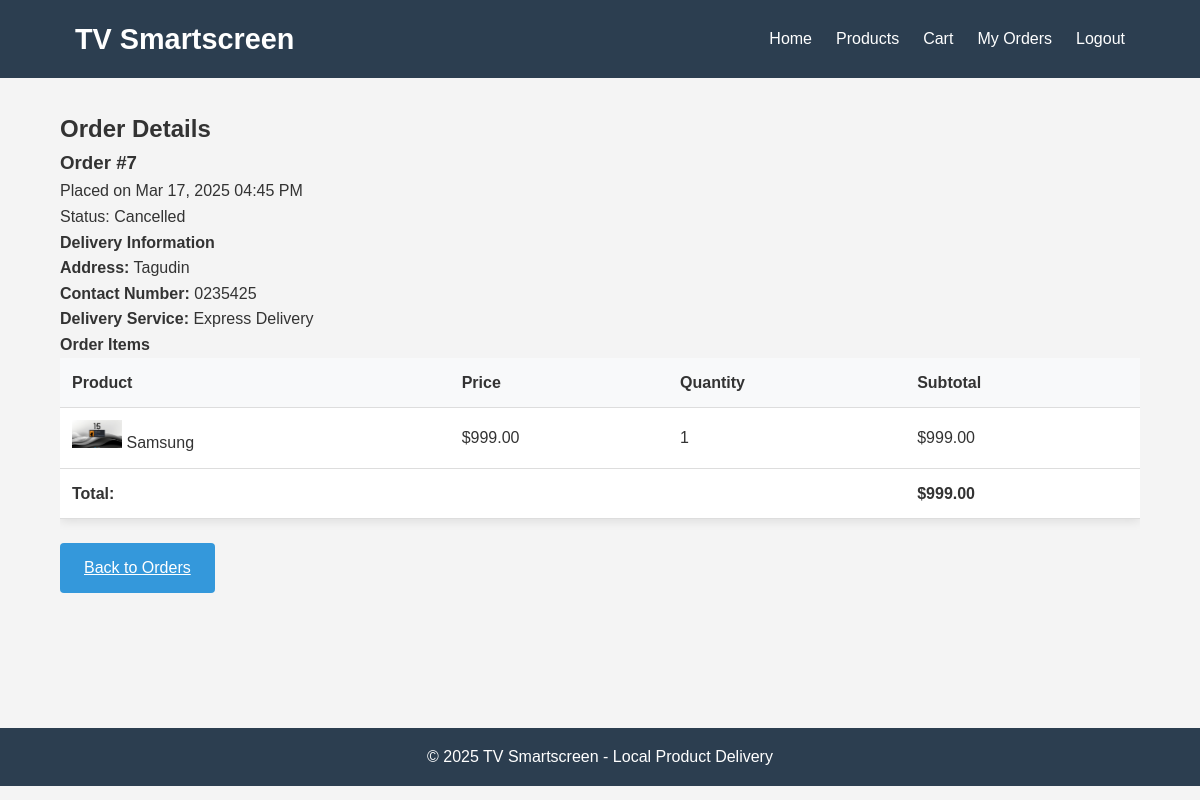
The page /view-order.php?id=7 (signed in) on the database its author committed.
### tables this page shows
CREATE TABLE `orders` (
  `order_id` int(11) NOT NULL,
  `user_id` int(11) DEFAULT NULL,
  `service_id` int(11) DEFAULT NULL,
  `total_amount` decimal(10,2) NOT NULL,
  `delivery_address` text NOT NULL,
  `contact_number` varchar(20) NOT NULL,
  `status` enum('pending','preparing','out_for_delivery','delivered','cancelled') DEFAULT 'pending',
  `created_at` timestamp NOT NULL DEFAULT current_timestamp(),
  `updated_at` timestamp NOT NULL DEFAULT current_timestamp() ON UPDATE current_timestamp()
);

CREATE TABLE `delivery_services` (
  `service_id` int(11) NOT NULL,
  `service_name` varchar(100) NOT NULL,
  `description` text DEFAULT NULL,
  `base_price` decimal(10,2) NOT NULL,
  `is_available` tinyint(1) DEFAULT 1,
  `created_at` timestamp NOT NULL DEFAULT current_timestamp(),
  `updated_at` timestamp NOT NULL DEFAULT current_timestamp() ON UPDATE current_timestamp()
);

CREATE TABLE `order_items` (
  `order_item_id` int(11) NOT NULL,
  `order_id` int(11) DEFAULT NULL,
  `product_id` int(11) DEFAULT NULL,
  `quantity` int(11) NOT NULL,
  `price` decimal(10,2) NOT NULL
);

CREATE TABLE `products` (
  `product_id` int(11) NOT NULL,
  `name` varchar(100) NOT NULL,
  `description` text DEFAULT NULL,
  `price` decimal(10,2) NOT NULL,
  `image_url` varchar(255) DEFAULT NULL,
  `stock_quantity` int(11) NOT NULL DEFAULT 0,
  `is_available` tinyint(1) DEFAULT 1,
  `created_at` timestamp NOT NULL DEFAULT current_timestamp(),
  `updated_at` timestamp NOT NULL DEFAULT current_timestamp() ON UPDATE current_timestamp()
);

### config.php (called while the page is built, shortened)
<?php
function isLoggedIn() {
    return isset($_SESSION['user_id']);
}
function isAdmin() {
    return isset($_SESSION['user_type']) && $_SESSION['user_type'] == 'admin';
}
?>

### view-order.php (the view, shortened to what this page needs)
<?php
require_once 'config.php';
$order_id = $_GET['id'];
$user_id = $_SESSION['user_id'];
try {
    $stmt = $conn->prepare("SELECT o.*, s.service_name
                           FROM orders o
                           LEFT JOIN delivery_services s ON o.service_id = s.service_id
                           WHERE o.order_id = :order_id AND o.user_id = :user_id");
    $stmt->bindParam(':order_id', $order_id);
    $stmt->bindParam(':user_id', $user_id);
    $stmt->execute();
    $order = $stmt->fetch(PDO::FETCH_ASSOC);
    $stmt = $conn->prepare("SELECT oi.*, p.name, p.image_url
                           FROM order_items oi
                           JOIN products p ON oi.product_id = p.product_id
                           WHERE oi.order_id = :order_id");
    $stmt->bindParam(':order_id', $order_id);
    $stmt->execute();
    $order_items = $stmt->fetchAll(PDO::FETCH_ASSOC);
} catch(PDOException $e) {
    $error = 'Error fetching order details: ' . $e->getMessage();
}
include 'header.php';
?>
<h2>Order Details</h2>
<div class="order-details-container">
    <div class="order-header">
        <h3>Order #<?php echo $order['order_id']; ?></h3>
        <p>Placed on <?php echo date('M d, Y h:i A', strtotime($order['created_at'])); ?></p>
        <p>Status:
            <span class="status-badge status-<?php echo $order['status']; ?>">
                <?php
                    switch($order['status']) {
                        case 'cancelled': echo 'Cancelled'; break;
                    }
                ?>
            </span>
        </p>
    </div>
    <div class="order-sections">
        <div class="order-section">
            <h4>Delivery Information</h4>
            <p><strong>Address:</strong> <?php echo $order['delivery_address']; ?></p>
            <p><strong>Contact Number:</strong> <?php echo $order['contact_number']; ?></p>
            <p><strong>Delivery Service:</strong> <?php echo $order['service_name'] ?: 'N/A'; ?></p>
        </div>
    </div>
    <div class="order-items">
        <h4>Order Items</h4>
        <div class="table-container">
            <table>
                <thead>
                    <tr>
                        <th>Product</th>
                        <th>Price</th>
                        <th>Quantity</th>
                        <th>Subtotal</th>
                    </tr>
                </thead>
                <tbody>
                    <?php foreach ($order_items as $item): ?>
                        <tr>
                            <td>
                                <div class="product-info">
                                    <?php if (!empty($item['image_url'])): ?>
                                        <img src="<?php echo $item['image_url']; ?>" alt="<?php echo $item['name']; ?>" width="50">
                                    <?php else: ?>
                                        <img src="images/no-image.jpg" alt="No Image" width="50">
                                    <?php endif; ?>
                                    <span><?php echo $item['name']; ?></span>
                                </div>
                            </td>
                            <td>$<?php echo number_format($item['price'], 2); ?></td>
                            <td><?php echo $item['quantity']; ?></td>
                            <td>$<?php echo number_format($item['price'] * $item['quantity'], 2); ?></td>
                        </tr>
                    <?php endforeach; ?>
                </tbody>
                <tfoot>
                    <tr>
                        <td colspan="3" class="text-right"><strong>Total:</strong></td>
                        <td><strong>$<?php echo number_format($order['total_amount'], 2); ?></strong></td>
                    </tr>
                </tfoot>
            </table>
        </div>
    </div>
    <div class="order-actions">
        <a href="orders.php" class="btn">Back to Orders</a>
    </div>
</div>
<?php include 'footer.php'; ?>

### header.php (shortened to what this page needs)
<?php require_once 'config.php'; ?>
<!DOCTYPE html>
<html lang="en">
<head>
    <link rel="stylesheet" href="css/styles.css">
</head>
<body>
    <header>
        <div class="container">
            <div class="logo">
                <h1>TV Smartscreen</h1>
            </div>
            <nav>
                <ul>
                    <?php if (!isLoggedIn()): ?>
                        <li><a href="index.php">Home</a></li>
                        <li><a href="login.php">Login</a></li>
                        <li><a href="register.php">Register</a></li>
                    <?php else: ?>
                        <li><a href="index.php">Home</a></li>
                        <li><a href="products.php">Products</a></li>
                        <li><a href="cart.php">Cart</a></li>
                        <li><a href="orders.php">My Orders</a></li>
                        <li><a href="logout.php">Logout</a></li>
                    <?php endif; ?>
                </ul>
            </nav>
        </div>
    </header>
    <div class="container main-content">

### footer.php (shortened to what this page needs)
</div>
    <footer>
        <div class="container">
            <p>&copy; <?php echo date('Y'); ?> TV Smartscreen - Local Product Delivery</p>
        </div>
    </footer>
</body>
</html>

### admin/css123/styles.css (style rules this page uses)
* { margin: 0; padding: 0; box-sizing: border-box; }
body { font-family: "Arial", sans-serif; line-height: 1.6; color: #333; background-color: #f4f4f4; }
.container { width: 90%; max-width: 1200px; margin: 0 auto; padding: 0 15px; }
header { background-color: #2c3e50; color: #fff; padding: 1rem 0; }
header .container { display: flex; justify-content: space-between; align-items: center; }
.logo h1 { font-size: 1.8rem; }
nav ul { display: flex; list-style: none; }
nav ul li { margin-left: 1.5rem; }
nav ul li a { color: #fff; text-decoration: none; transition: color 0.3s; }
.main-content { padding: 2rem 0; min-height: calc(100vh - 150px); }
.btn { display: inline-block; background: #3498db; color: #fff; padding: 0.75rem 1.5rem; border: none; border-radius: 4px; cursor: pointer; font-size: 1rem; transition: background 0.3s; }
.table-container { overflow-x: auto; }
table { width: 100%; border-collapse: collapse; margin-bottom: 1.5rem; background: #fff; box-shadow: 0 2px 10px rgba(0, 0, 0, 0.1); }
table th, table td { padding: 0.75rem; text-align: left; border-bottom: 1px solid #ddd; }
table th { background-color: #f8f9fa; font-weight: bold; }
footer { background-color: #2c3e50; color: #fff; padding: 1rem 0; text-align: center; }

### rows shown on the page
orders: order_id "7", created_at "Mar 17, 2025 04:45 PM", delivery_address "Tagudin", contact_number "0235425", service.service_name "Express Delivery", total_amount "999.00"
order_items: product.image_url (picture), product.name "Samsung", price "999.00", quantity "1", $item['price']*$item['quantity'] "999.00"
